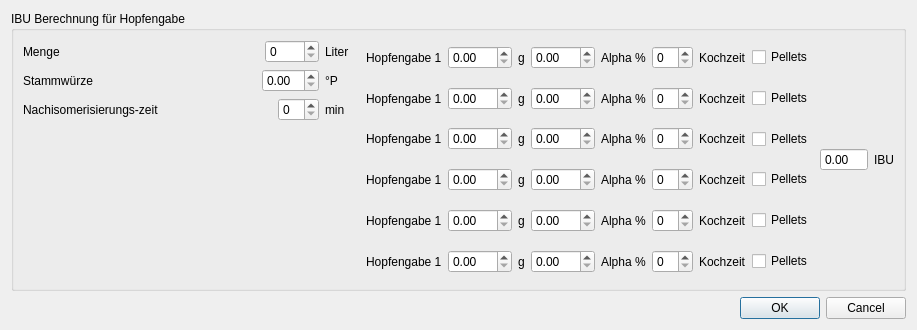
<?xml version="1.0" encoding="UTF-8"?>
<ui version="4.0">
 <class>Berechne_IBU</class>
 <widget class="QDialog" name="Berechne_IBU">
  <property name="geometry">
   <rect>
    <x>0</x>
    <y>0</y>
    <width>917</width>
    <height>330</height>
   </rect>
  </property>
  <property name="windowTitle">
   <string>Rezeptübernahme</string>
  </property>
  <layout class="QVBoxLayout" name="verticalLayout">
   <item>
    <widget class="QGroupBox" name="groupBox_IBU">
     <property name="title">
      <string>IBU Berechnung für Hopfengabe</string>
     </property>
     <layout class="QHBoxLayout" name="horizontalLayout">
      <item>
       <layout class="QVBoxLayout" name="verticalLayout_2">
        <item>
         <layout class="QHBoxLayout" name="horizontalLayout_7">
          <item>
           <widget class="QLabel" name="label_13">
            <property name="text">
             <string>Menge</string>
            </property>
           </widget>
          </item>
          <item>
           <spacer name="horizontalSpacer">
            <property name="orientation">
             <enum>Qt::Horizontal</enum>
            </property>
            <property name="sizeHint" stdset="0">
             <size>
              <width>40</width>
              <height>20</height>
             </size>
            </property>
           </spacer>
          </item>
          <item>
           <widget class="QSpinBox" name="spinBox_Menge">
            <property name="maximum">
             <number>9999</number>
            </property>
           </widget>
          </item>
          <item>
           <widget class="QLabel" name="label_15">
            <property name="minimumSize">
             <size>
              <width>34</width>
              <height>0</height>
             </size>
            </property>
            <property name="text">
             <string>Liter</string>
            </property>
           </widget>
          </item>
         </layout>
        </item>
        <item>
         <layout class="QHBoxLayout" name="horizontalLayout_8">
          <item>
           <widget class="QLabel" name="label_14">
            <property name="text">
             <string>Stammwürze</string>
            </property>
           </widget>
          </item>
          <item>
           <spacer name="horizontalSpacer_2">
            <property name="orientation">
             <enum>Qt::Horizontal</enum>
            </property>
            <property name="sizeHint" stdset="0">
             <size>
              <width>40</width>
              <height>20</height>
             </size>
            </property>
           </spacer>
          </item>
          <item>
           <widget class="QDoubleSpinBox" name="doubleSpinBox_SW">
            <property name="singleStep">
             <double>0.100000000000000</double>
            </property>
           </widget>
          </item>
          <item>
           <widget class="QLabel" name="label_16">
            <property name="minimumSize">
             <size>
              <width>34</width>
              <height>0</height>
             </size>
            </property>
            <property name="text">
             <string>°P</string>
            </property>
           </widget>
          </item>
         </layout>
        </item>
        <item>
         <layout class="QHBoxLayout" name="horizontalLayout_16">
          <item>
           <widget class="QLabel" name="label_36">
            <property name="text">
             <string>Nachisomerisierungs-zeit</string>
            </property>
           </widget>
          </item>
          <item>
           <spacer name="horizontalSpacer_3">
            <property name="orientation">
             <enum>Qt::Horizontal</enum>
            </property>
            <property name="sizeHint" stdset="0">
             <size>
              <width>40</width>
              <height>20</height>
             </size>
            </property>
           </spacer>
          </item>
          <item>
           <widget class="QSpinBox" name="spinBox_Nachisomerisierung"/>
          </item>
          <item>
           <widget class="QLabel" name="label_37">
            <property name="minimumSize">
             <size>
              <width>34</width>
              <height>0</height>
             </size>
            </property>
            <property name="text">
             <string>min</string>
            </property>
           </widget>
          </item>
         </layout>
        </item>
        <item>
         <spacer name="verticalSpacer_2">
          <property name="orientation">
           <enum>Qt::Vertical</enum>
          </property>
          <property name="sizeHint" stdset="0">
           <size>
            <width>20</width>
            <height>40</height>
           </size>
          </property>
         </spacer>
        </item>
       </layout>
      </item>
      <item>
       <layout class="QVBoxLayout" name="verticalLayout_3">
        <item>
         <widget class="QWidget" name="widget_H_1" native="true">
          <layout class="QHBoxLayout" name="horizontalLayout_9">
           <property name="leftMargin">
            <number>1</number>
           </property>
           <property name="topMargin">
            <number>1</number>
           </property>
           <property name="rightMargin">
            <number>1</number>
           </property>
           <property name="bottomMargin">
            <number>1</number>
           </property>
           <item>
            <widget class="QLabel" name="label_30">
             <property name="text">
              <string>Hopfengabe 1</string>
             </property>
            </widget>
           </item>
           <item>
            <widget class="QDoubleSpinBox" name="doubleSpinBox_Menge_H_1">
             <property name="maximum">
              <double>999.000000000000000</double>
             </property>
             <property name="singleStep">
              <double>0.100000000000000</double>
             </property>
            </widget>
           </item>
           <item>
            <widget class="QLabel" name="label_17">
             <property name="text">
              <string>g</string>
             </property>
            </widget>
           </item>
           <item>
            <widget class="QDoubleSpinBox" name="doubleSpinBox_Alpha_H_1">
             <property name="maximum">
              <double>999.000000000000000</double>
             </property>
             <property name="singleStep">
              <double>0.100000000000000</double>
             </property>
            </widget>
           </item>
           <item>
            <widget class="QLabel" name="label_18">
             <property name="text">
              <string>Alpha %</string>
             </property>
            </widget>
           </item>
           <item>
            <widget class="QSpinBox" name="spinBox_Kochzeit_H_1">
             <property name="singleStep">
              <number>5</number>
             </property>
            </widget>
           </item>
           <item>
            <widget class="QLabel" name="label_42">
             <property name="text">
              <string>Kochzeit</string>
             </property>
            </widget>
           </item>
           <item>
            <widget class="QCheckBox" name="checkBox_Pellets_H_1">
             <property name="text">
              <string>Pellets</string>
             </property>
            </widget>
           </item>
          </layout>
         </widget>
        </item>
        <item>
         <widget class="QWidget" name="widget_H_2" native="true">
          <layout class="QHBoxLayout" name="horizontalLayout_11">
           <property name="leftMargin">
            <number>1</number>
           </property>
           <property name="topMargin">
            <number>1</number>
           </property>
           <property name="rightMargin">
            <number>1</number>
           </property>
           <property name="bottomMargin">
            <number>1</number>
           </property>
           <item>
            <widget class="QLabel" name="label_31">
             <property name="text">
              <string>Hopfengabe 1</string>
             </property>
            </widget>
           </item>
           <item>
            <widget class="QDoubleSpinBox" name="doubleSpinBox_Menge_H_2">
             <property name="maximum">
              <double>999.000000000000000</double>
             </property>
             <property name="singleStep">
              <double>0.100000000000000</double>
             </property>
            </widget>
           </item>
           <item>
            <widget class="QLabel" name="label_20">
             <property name="text">
              <string>g</string>
             </property>
            </widget>
           </item>
           <item>
            <widget class="QDoubleSpinBox" name="doubleSpinBox_Alpha_H_2">
             <property name="maximum">
              <double>999.000000000000000</double>
             </property>
             <property name="singleStep">
              <double>0.100000000000000</double>
             </property>
            </widget>
           </item>
           <item>
            <widget class="QLabel" name="label_21">
             <property name="text">
              <string>Alpha %</string>
             </property>
            </widget>
           </item>
           <item>
            <widget class="QSpinBox" name="spinBox_Kochzeit_H_2">
             <property name="singleStep">
              <number>5</number>
             </property>
            </widget>
           </item>
           <item>
            <widget class="QLabel" name="label_43">
             <property name="text">
              <string>Kochzeit</string>
             </property>
            </widget>
           </item>
           <item>
            <widget class="QCheckBox" name="checkBox_Pellets_H_2">
             <property name="text">
              <string>Pellets</string>
             </property>
            </widget>
           </item>
          </layout>
         </widget>
        </item>
        <item>
         <widget class="QWidget" name="widget_H_3" native="true">
          <layout class="QHBoxLayout" name="horizontalLayout_12">
           <property name="leftMargin">
            <number>1</number>
           </property>
           <property name="topMargin">
            <number>1</number>
           </property>
           <property name="rightMargin">
            <number>1</number>
           </property>
           <property name="bottomMargin">
            <number>1</number>
           </property>
           <item>
            <widget class="QLabel" name="label_32">
             <property name="text">
              <string>Hopfengabe 1</string>
             </property>
            </widget>
           </item>
           <item>
            <widget class="QDoubleSpinBox" name="doubleSpinBox_Menge_H_3">
             <property name="maximum">
              <double>999.000000000000000</double>
             </property>
             <property name="singleStep">
              <double>0.100000000000000</double>
             </property>
            </widget>
           </item>
           <item>
            <widget class="QLabel" name="label_22">
             <property name="text">
              <string>g</string>
             </property>
            </widget>
           </item>
           <item>
            <widget class="QDoubleSpinBox" name="doubleSpinBox_Alpha_H_3">
             <property name="maximum">
              <double>999.000000000000000</double>
             </property>
             <property name="singleStep">
              <double>0.100000000000000</double>
             </property>
            </widget>
           </item>
           <item>
            <widget class="QLabel" name="label_23">
             <property name="text">
              <string>Alpha %</string>
             </property>
            </widget>
           </item>
           <item>
            <widget class="QSpinBox" name="spinBox_Kochzeit_H_3">
             <property name="singleStep">
              <number>5</number>
             </property>
            </widget>
           </item>
           <item>
            <widget class="QLabel" name="label_44">
             <property name="text">
              <string>Kochzeit</string>
             </property>
            </widget>
           </item>
           <item>
            <widget class="QCheckBox" name="checkBox_Pellets_H_3">
             <property name="text">
              <string>Pellets</string>
             </property>
            </widget>
           </item>
          </layout>
         </widget>
        </item>
        <item>
         <widget class="QWidget" name="widget_H_4" native="true">
          <layout class="QHBoxLayout" name="horizontalLayout_13">
           <property name="leftMargin">
            <number>1</number>
           </property>
           <property name="topMargin">
            <number>1</number>
           </property>
           <property name="rightMargin">
            <number>1</number>
           </property>
           <property name="bottomMargin">
            <number>1</number>
           </property>
           <item>
            <widget class="QLabel" name="label_33">
             <property name="text">
              <string>Hopfengabe 1</string>
             </property>
            </widget>
           </item>
           <item>
            <widget class="QDoubleSpinBox" name="doubleSpinBox_Menge_H_4">
             <property name="maximum">
              <double>999.000000000000000</double>
             </property>
             <property name="singleStep">
              <double>0.100000000000000</double>
             </property>
            </widget>
           </item>
           <item>
            <widget class="QLabel" name="label_24">
             <property name="text">
              <string>g</string>
             </property>
            </widget>
           </item>
           <item>
            <widget class="QDoubleSpinBox" name="doubleSpinBox_Alpha_H_4">
             <property name="maximum">
              <double>999.000000000000000</double>
             </property>
             <property name="singleStep">
              <double>0.100000000000000</double>
             </property>
            </widget>
           </item>
           <item>
            <widget class="QLabel" name="label_25">
             <property name="text">
              <string>Alpha %</string>
             </property>
            </widget>
           </item>
           <item>
            <widget class="QSpinBox" name="spinBox_Kochzeit_H_4">
             <property name="singleStep">
              <number>5</number>
             </property>
            </widget>
           </item>
           <item>
            <widget class="QLabel" name="label_45">
             <property name="text">
              <string>Kochzeit</string>
             </property>
            </widget>
           </item>
           <item>
            <widget class="QCheckBox" name="checkBox_Pellets_H_4">
             <property name="text">
              <string>Pellets</string>
             </property>
            </widget>
           </item>
          </layout>
         </widget>
        </item>
        <item>
         <widget class="QWidget" name="widget_H_5" native="true">
          <layout class="QHBoxLayout" name="horizontalLayout_14">
           <property name="leftMargin">
            <number>1</number>
           </property>
           <property name="topMargin">
            <number>1</number>
           </property>
           <property name="rightMargin">
            <number>1</number>
           </property>
           <property name="bottomMargin">
            <number>1</number>
           </property>
           <item>
            <widget class="QLabel" name="label_34">
             <property name="text">
              <string>Hopfengabe 1</string>
             </property>
            </widget>
           </item>
           <item>
            <widget class="QDoubleSpinBox" name="doubleSpinBox_Menge_H_5">
             <property name="maximum">
              <double>999.000000000000000</double>
             </property>
             <property name="singleStep">
              <double>0.100000000000000</double>
             </property>
            </widget>
           </item>
           <item>
            <widget class="QLabel" name="label_26">
             <property name="text">
              <string>g</string>
             </property>
            </widget>
           </item>
           <item>
            <widget class="QDoubleSpinBox" name="doubleSpinBox_Alpha_H_5">
             <property name="maximum">
              <double>999.000000000000000</double>
             </property>
             <property name="singleStep">
              <double>0.100000000000000</double>
             </property>
            </widget>
           </item>
           <item>
            <widget class="QLabel" name="label_27">
             <property name="text">
              <string>Alpha %</string>
             </property>
            </widget>
           </item>
           <item>
            <widget class="QSpinBox" name="spinBox_Kochzeit_H_5">
             <property name="singleStep">
              <number>5</number>
             </property>
            </widget>
           </item>
           <item>
            <widget class="QLabel" name="label_46">
             <property name="text">
              <string>Kochzeit</string>
             </property>
            </widget>
           </item>
           <item>
            <widget class="QCheckBox" name="checkBox_Pellets_H_5">
             <property name="text">
              <string>Pellets</string>
             </property>
            </widget>
           </item>
          </layout>
         </widget>
        </item>
        <item>
         <widget class="QWidget" name="widget_H_6" native="true">
          <layout class="QHBoxLayout" name="horizontalLayout_15">
           <property name="leftMargin">
            <number>1</number>
           </property>
           <property name="topMargin">
            <number>1</number>
           </property>
           <property name="rightMargin">
            <number>1</number>
           </property>
           <property name="bottomMargin">
            <number>1</number>
           </property>
           <item>
            <widget class="QLabel" name="label_35">
             <property name="text">
              <string>Hopfengabe 1</string>
             </property>
            </widget>
           </item>
           <item>
            <widget class="QDoubleSpinBox" name="doubleSpinBox_Menge_H_6">
             <property name="maximum">
              <double>999.000000000000000</double>
             </property>
             <property name="singleStep">
              <double>0.100000000000000</double>
             </property>
            </widget>
           </item>
           <item>
            <widget class="QLabel" name="label_28">
             <property name="text">
              <string>g</string>
             </property>
            </widget>
           </item>
           <item>
            <widget class="QDoubleSpinBox" name="doubleSpinBox_Alpha_H_6">
             <property name="maximum">
              <double>999.000000000000000</double>
             </property>
             <property name="singleStep">
              <double>0.100000000000000</double>
             </property>
            </widget>
           </item>
           <item>
            <widget class="QLabel" name="label_29">
             <property name="text">
              <string>Alpha %</string>
             </property>
            </widget>
           </item>
           <item>
            <widget class="QSpinBox" name="spinBox_Kochzeit_H_6">
             <property name="singleStep">
              <number>5</number>
             </property>
            </widget>
           </item>
           <item>
            <widget class="QLabel" name="label_47">
             <property name="text">
              <string>Kochzeit</string>
             </property>
            </widget>
           </item>
           <item>
            <widget class="QCheckBox" name="checkBox_Pellets_H_6">
             <property name="text">
              <string>Pellets</string>
             </property>
            </widget>
           </item>
          </layout>
         </widget>
        </item>
       </layout>
      </item>
      <item>
       <layout class="QHBoxLayout" name="horizontalLayout_10">
        <item>
         <widget class="QDoubleSpinBox" name="doubleSpinBox_IBU">
          <property name="readOnly">
           <bool>true</bool>
          </property>
          <property name="buttonSymbols">
           <enum>QAbstractSpinBox::NoButtons</enum>
          </property>
          <property name="maximum">
           <double>999.000000000000000</double>
          </property>
         </widget>
        </item>
        <item>
         <widget class="QLabel" name="label_19">
          <property name="text">
           <string>IBU</string>
          </property>
         </widget>
        </item>
       </layout>
      </item>
     </layout>
    </widget>
   </item>
   <item>
    <widget class="QDialogButtonBox" name="buttonBox">
     <property name="standardButtons">
      <set>QDialogButtonBox::Cancel|QDialogButtonBox::Ok</set>
     </property>
    </widget>
   </item>
  </layout>
 </widget>
 <resources/>
 <connections/>
</ui>
